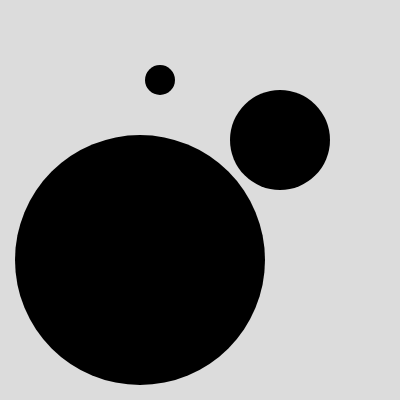
Frame 1 (no input)
Frame 60 (no input): identical to frame 1, image omitted
Frame 120 (the mouse pressed at the canvas centre since frame 60): identical to frame 1, image omitted

The p5.js sketch that drew this single still picture (run headless with seeded random() and noise() and a simulated clock; from frame 60 on, the mouse is pressed at the canvas centre):

// p5.js sketch
// ── sketch.js
function setup() {
  createCanvas(400, 400);
}

function draw() {
  background(220);
  
  strokeWeight(30);
  point(160, 80);

  strokeWeight(100);
  point(280, 140);

  strokeWeight(250);
  point(140, 260);
}
